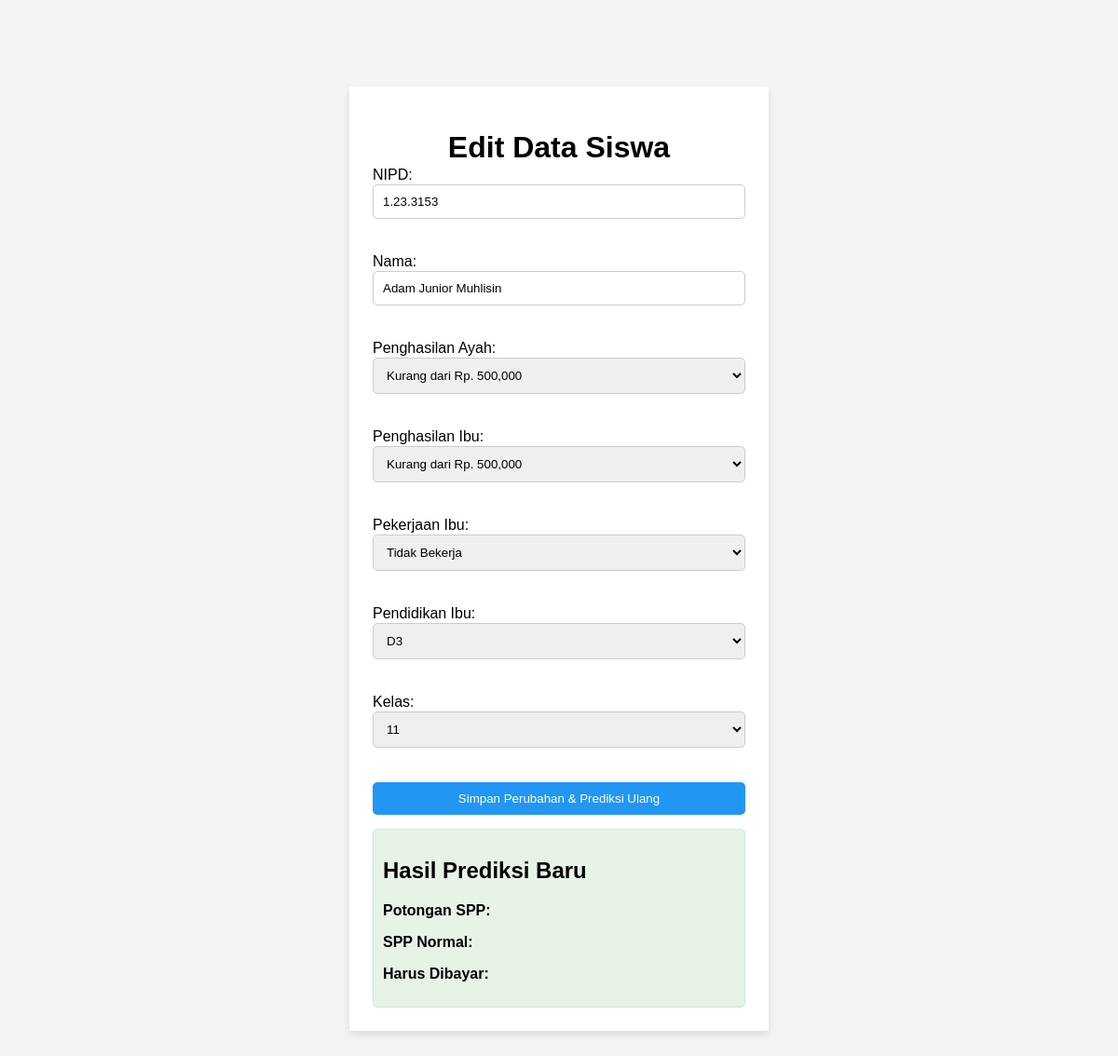
Screenshot of /edit/1 with the database file from the repository.
### tables this page shows
CREATE TABLE siswa (
        id INTEGER PRIMARY KEY AUTOINCREMENT,
        nipd TEXT NOT NULL UNIQUE,
        nama TEXT,
        penghasilan_ayah TEXT,
        pekerjaan_ibu TEXT,
        pendidikan_ibu TEXT,
        penghasilan_ibu TEXT,
        kelas TEXT,
        spp_normal INTEGER, 
        potongan_spp TEXT,
        harus_dibayar INTEGER 
    );

### app.py (the view)
@app.route('/edit/<int:id>')
def edit_siswa(id):
    conn = get_db_connection()
    siswa = conn.execute('SELECT * FROM siswa WHERE id = ?', (id,)).fetchone()
    conn.close()
    penghasilan_opsi = [
        "Kurang dari Rp. 500,000",
        "Rp. 500,000 - Rp. 999,999",
        "Rp. 1,000,000 - Rp. 1,999,999",
        "Rp. 2,000,000 - Rp. 4,999,999",
        "Rp. 5,000,000 - Rp. 20,000,000",
        "Lebih dari Rp. 20,000,000",
        "Tidak Berpenghasilan"
    ]
    pendidikan_opsi = [
        "Tidak diketahui", "SD / sederajat", "SMP / sederajat", "SMA / sederajat",
        "D1", "D2", "D3", "D4", "S1", "S2"
    ]
    return render_template(
        'edit.html',
        siswa=siswa,
        penghasilan_opsi=penghasilan_opsi,
        pendidikan_opsi=pendidikan_opsi
    )

### app.py (called while the page is built)
def get_db_connection():
    conn = sqlite3.connect(DATABASE_PATH)
    conn.row_factory = sqlite3.Row
    return conn

### templates/edit.html (shortened to what this page needs)
<!DOCTYPE html>
<html lang="id">
<head>
</head>
<body>
<div class="container">
    <h1>Edit Data Siswa</h1>
    <form method="POST" action="/update/{{ siswa.id }}">
        <label for="nipd">NIPD:</label>
        <input type="text" name="nipd" value="{{ siswa.nipd }}" required><br><br>
        <label for="nama">Nama:</label>
        <input type="text" name="nama" value="{{ siswa.nama }}" required><br><br>
        <label for="penghasilan_ayah">Penghasilan Ayah:</label>
        <select name="penghasilan_ayah" required>
            {% for opsi in penghasilan_opsi %}
                <option value="{{ opsi }}" {% if siswa.penghasilan_ayah == opsi %}selected{% endif %}>{{ opsi }}</option>
            {% endfor %}
        </select><br><br>
        <label for="penghasilan_ibu">Penghasilan Ibu:</label>
        <select name="penghasilan_ibu" required>
            {% for opsi in penghasilan_opsi %}
                <option value="{{ opsi }}" {% if siswa.penghasilan_ibu == opsi %}selected{% endif %}>{{ opsi }}</option>
            {% endfor %}
        </select><br><br>
        <label for="pekerjaan_ibu">Pekerjaan Ibu:</label>
        <select name="pekerjaan_ibu" required>
            {% for i in range(10) %}
                <option value="{{ i }}" {% if siswa.pekerjaan_ibu == i|string %}selected{% endif %}>
                    {% if i == 0 %}Tidak Bekerja{% elif i == 1 %}Karyawan Swasta{% elif i == 2 %}Wiraswasta{% elif i == 3 %}PNS/TNI/Polri{% elif i == 4 %}Petani{% elif i == 5 %}Pedagang Kecil{% elif i == 6 %}TKI{% elif i == 7 %}Buruh{% elif i == 8 %}Wirausaha{% elif i == 9 %}Lainnya{% endif %}
                </option>
            {% endfor %}
        </select><br><br>
        <label for="pendidikan_ibu">Pendidikan Ibu:</label>
        <select name="pendidikan_ibu" required>
            {% for opsi in pendidikan_opsi %}
                <option value="{{ opsi }}" {% if siswa.pendidikan_ibu == opsi %}selected{% endif %}>{{ opsi }}</option>
            {% endfor %}
        </select><br><br>
        <label for="kelas">Kelas:</label>
        <select name="kelas" required>
            <option value="11" {% if siswa.kelas == '11' %}selected{% endif %}>11</option>
        </select><br><br>
        <button type="submit">Simpan Perubahan & Prediksi Ulang</button>
    </form>
    {% if prediction is not none %}
    <div class="result">
        <h2>Hasil Prediksi Baru</h2>
        <p><strong>Potongan SPP: </strong>{{ prediction }}</p>
        <p><strong>SPP Normal: </strong>{{ spp_normal }}</p>
        <p><strong>Harus Dibayar: </strong>{{ harus_dibayar }}</p>
    </div>
    {% endif %}
</div>
</body>
</html>

### templates/edit.html (style rules this page uses)
body { font-family: Arial, sans-serif; margin: 0; padding: 0; height: 150vh; display: flex; justify-content: center; align-items: center; background-color: #f4f4f4; }
.container { background-color: white; padding: 25px; border-radius: 1px; box-shadow: 0 4px 8px rgba(0, 0, 0, 0.1); width: 400px; max-width: 100%; }
h1 { text-align: center; margin-bottom: 2px; }
form { display: flex; flex-direction: column; }
label { margin-bottom: 1px; }
select, input[type="text"], button { padding: 10px; margin-bottom: 1px; border: 1px solid #ccc; border-radius: 5px; }
button { background-color: #2196F3; color: white; border: none; cursor: pointer; margin-bottom: 5px; }
.result { margin-top: 10px; padding: 10px; background-color: #e7f3e7; border: 1px solid #d4e8d4; border-radius: 5px; }

### rows the page displays
siswa: nipd "1.23.3153", nama "Adam Junior Muhlisin", pendidikan_ibu "D3", kelas "11"

### other values shown
form field penghasilan_ayah "Kurang dari Rp. 500,000"
form field penghasilan_ibu "Kurang dari Rp. 500,000"
